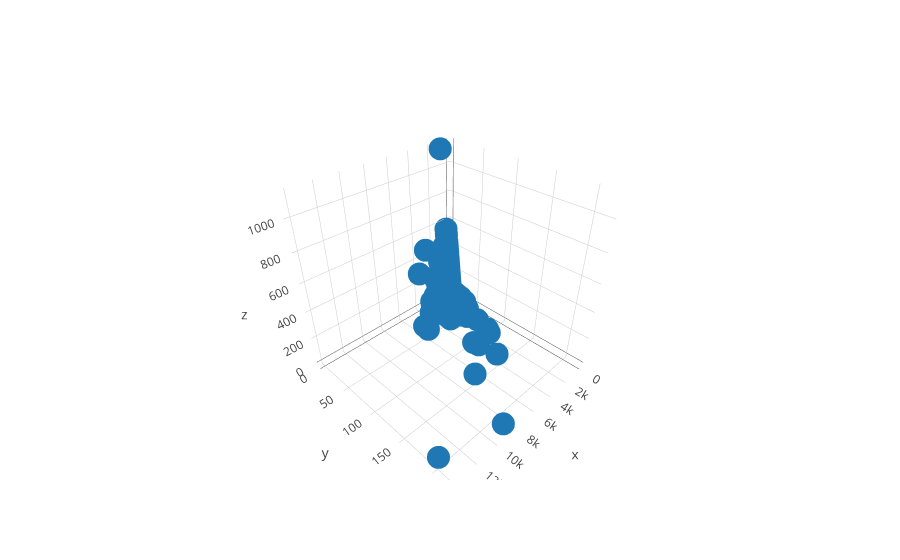

Notebook code for this chart:
### Code cell
# 3D interactive plot of profit x nb_purchase x avr_cost_ppurchase
layout = go.Layout(title='Plot Title',
    xaxis=dict(
        title='Revenue',
        titlefont=dict(
            family='Courier New, monospace',
            size=18,
            color='#7f7f7f'
        )
    ),
    yaxis=dict(
        title='Purchase',
        titlefont=dict(
            family='Courier New, monospace',
            size=18,
            color='#7f7f7f'
        )
    )
)
fig = go.Figure(data = [go.Scatter3d(x=profit_made_per_client, y=number_purchase_per_client, z=avr_profit_per_transaction, 
                                     mode='markers')])

fig.show()

### Figure 1 — Plotly figure (JSON) as saved in the notebook; plotly's stock layout.template omitted (floating-point values rounded to 4 significant figures; data arrays with more than 128 entries replaced by an {"elided": "..."} marker saying what was removed)
{"data": [{"mode": "markers", "type": "scatter3d", "uid": "2d4856db-3a33-43c7-8d07-d47c9e0820e0", "x": {"elided": "23570 float values"}, "y": {"elided": "23570 int values"}, "z": {"elided": "23570 float values"}}], "layout": {}}
